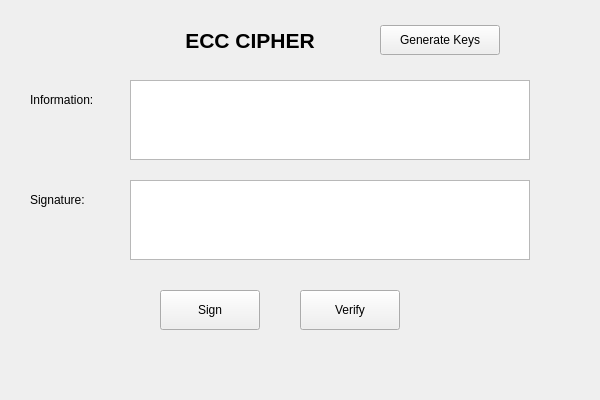
<?xml version="1.0" encoding="UTF-8"?>
<ui version="4.0">
 <class>MainWindow</class>
 <widget class="QMainWindow" name="MainWindow">
  <property name="geometry">
   <rect>
    <x>0</x>
    <y>0</y>
    <width>600</width>
    <height>400</height>
   </rect>
  </property>
  <property name="windowTitle">
   <string>ECC CIPHER</string>
  </property>
  <widget class="QWidget" name="centralwidget">
   <widget class="QLabel" name="label">
    <property name="geometry"><rect><x>150</x><y>20</y><width>200</width><height>40</height></rect></property>
    <property name="font"><font><pointsize>16</pointsize><weight>75</weight><bold>true</bold></font></property>
    <property name="text"><string>ECC CIPHER</string></property>
    <property name="alignment"><set>Qt::AlignCenter</set></property>
   </widget>

   <widget class="QPushButton" name="btn_gen_keys">
    <property name="geometry"><rect><x>380</x><y>25</y><width>120</width><height>30</height></rect></property>
    <property name="text"><string>Generate Keys</string></property>
   </widget>

   <widget class="QLabel" name="label_info">
    <property name="geometry"><rect><x>30</x><y>90</y><width>90</width><height>20</height></rect></property>
    <property name="text"><string>Information:</string></property>
   </widget>
   <widget class="QTextEdit" name="txt_info">
    <property name="geometry"><rect><x>130</x><y>80</y><width>400</width><height>80</height></rect></property>
   </widget>

   <widget class="QLabel" name="label_sign">
    <property name="geometry"><rect><x>30</x><y>190</y><width>90</width><height>20</height></rect></property>
    <property name="text"><string>Signature:</string></property>
   </widget>
   <widget class="QTextEdit" name="txt_sign">
    <property name="geometry"><rect><x>130</x><y>180</y><width>400</width><height>80</height></rect></property>
   </widget>

   <widget class="QPushButton" name="btn_sign">
    <property name="geometry"><rect><x>160</x><y>290</y><width>100</width><height>40</height></rect></property>
    <property name="text"><string>Sign</string></property>
   </widget>
   <widget class="QPushButton" name="btn_verify">
    <property name="geometry"><rect><x>300</x><y>290</y><width>100</width><height>40</height></rect></property>
    <property name="text"><string>Verify</string></property>
   </widget>

  </widget>
 </widget>
 <resources/>
 <connections/>
</ui>
